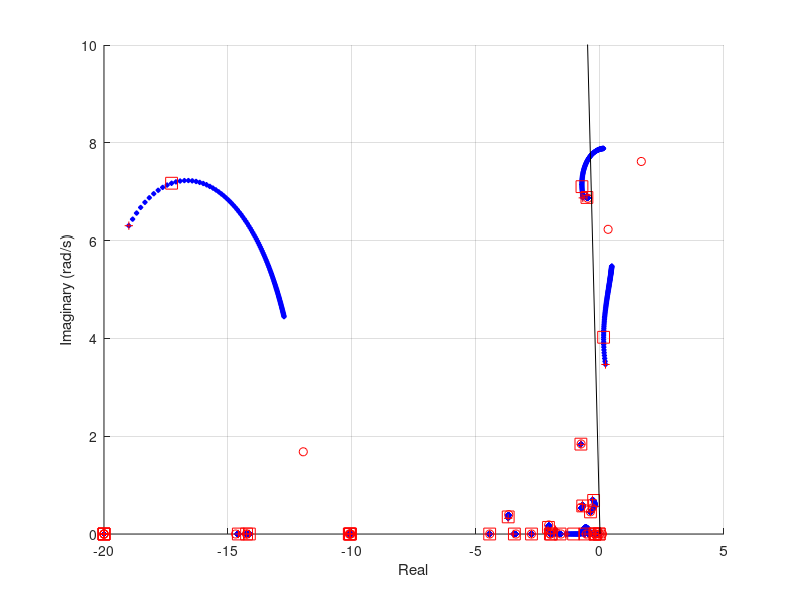

This chart was generated by the following MATLAB code: (Note: this script raises an error after producing the figure.)
%% fig 10.43

clear all; close all; clc;
load('d2aphvdcss.mat');

fig43_name = './dat/ch10_fig43.dat';

fig43 = figure;
ax431 = subplot(1,1,1,'parent',fig43);
hold(ax431,'on');
grid(ax431,'on');

sys_dcr = ss(a_mat,b_dcr(:,1),(c_ang(3,:)-c_ang(9,:)),(d_angdcr(3,:)-d_angdcr(9,:)));
rate = (2*pi*60)*tf([1 0],(2*pi*60)*[0.01 1]);

sys_dcr_rate = sys_dcr*rate;

K = [0:0.1:10,1e6];
eig_track = zeros(size(sys_dcr_rate.a,1),length(K));
for ii = 1:length(K)
    eig_track(:,ii) = eig(sys_dcr_rate.a - K(ii)*sys_dcr_rate.b*sys_dcr_rate.c);
    if ii < length(K)
        plot(ax431,real(eig_track(:,ii)),imag(eig_track(:,ii)),...
             'bd','markerFaceColor','b','markerSize',3.5);
    end
end

for ii = 1:size(eig_track,2)
    if (ii == length(K))
        plot(ax431,real(eig_track(:,ii)),imag(eig_track(:,ii)),...
             'ro');
    elseif (ii == 11)
        plot(ax431,real(eig_track(:,ii)),imag(eig_track(:,ii)),...
             'rs','markerSize',8.5);
    end
end

plot(ax431,real(eig_track(:,1)),imag(eig_track(:,1)),'r+','lineWidth',0.75);
plot(ax431,[-5,0],[5*tan(acos(0.05)),0],'k-');

axis(ax431,[-20,5,0,10]);
xlabel(ax431,'Real');
ylabel(ax431,'Imaginary (rad/s)');

rl_vec = reshape(eig_track,[1,numel(eig_track)]);

H43 = {'k','mag','ang','re','im'};
M43 = [1:length(rl_vec); abs(rl_vec); (180/pi)*angle(rl_vec);
      real(rl_vec); imag(rl_vec)];

fid43 = fopen(fig43_name,'w');
fprintf(fid43,'%s,%s,%s,%s,%s\n',H43{:});    % must match number of columns
fprintf(fid43,'%6e,%6e,%6e,%6e,%6e\n',M43);  % must match number of columns
fclose(fid43);

[V,d] = eig(sys_dcr_rate.a,'vector');
W = pinv(V).';                                        % left eigenvectors

fence = 1:1:length(d);
mask = (real(d) > -30) & (imag(d) > 1.5);
fence = fence(mask);

for ii = 1:length(fence)
    Ri(ii) = sys_dcr_rate.c*V(:,fence(ii))*W(:,fence(ii)).'*sys_dcr_rate.b;  % residue
end

ord = [2,3,4,5,1];    % display order
disp([d(fence(ord)),Ri(ord).']);

% eof
